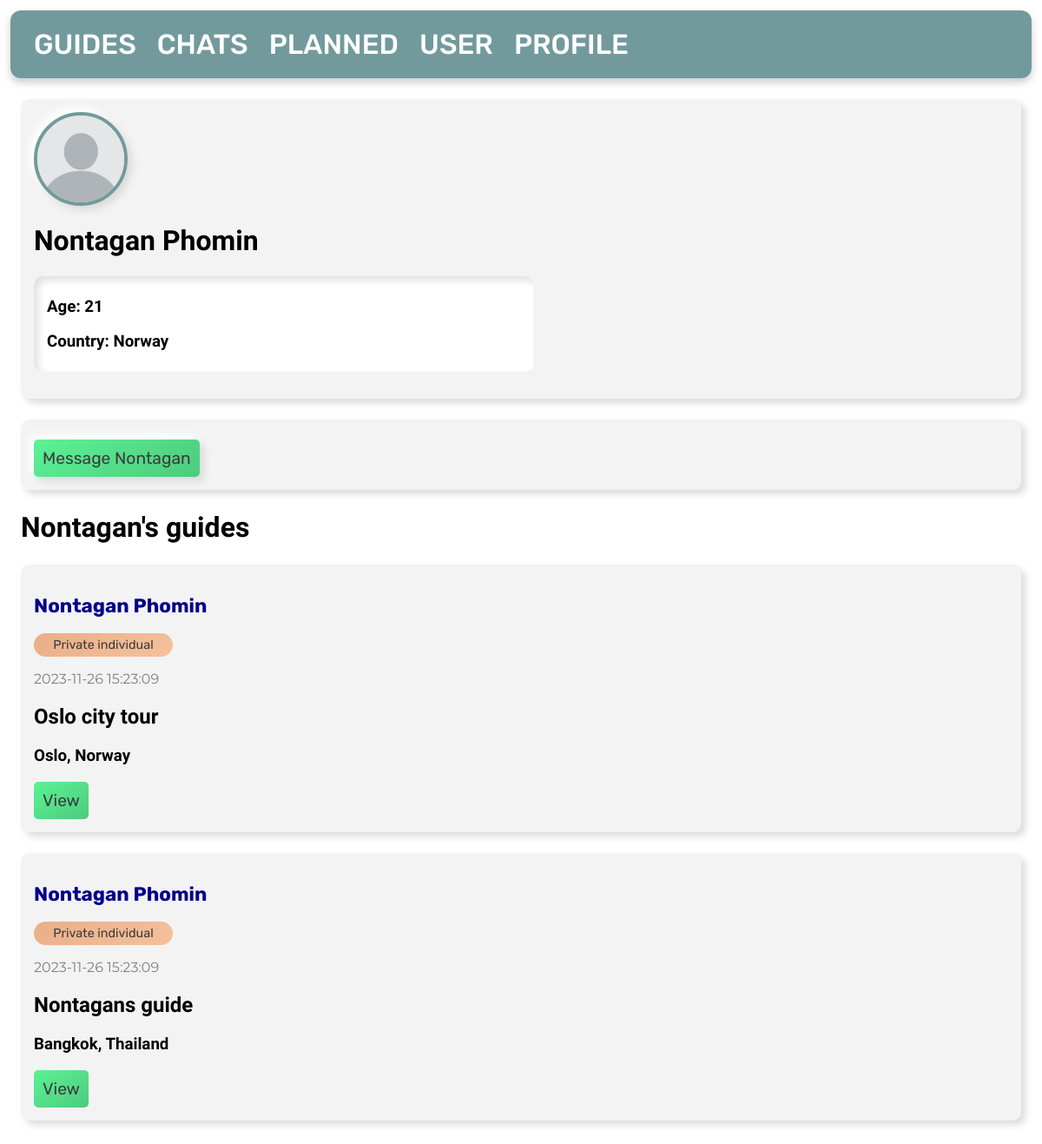
Before: /6/2/profile/ with the older database file.
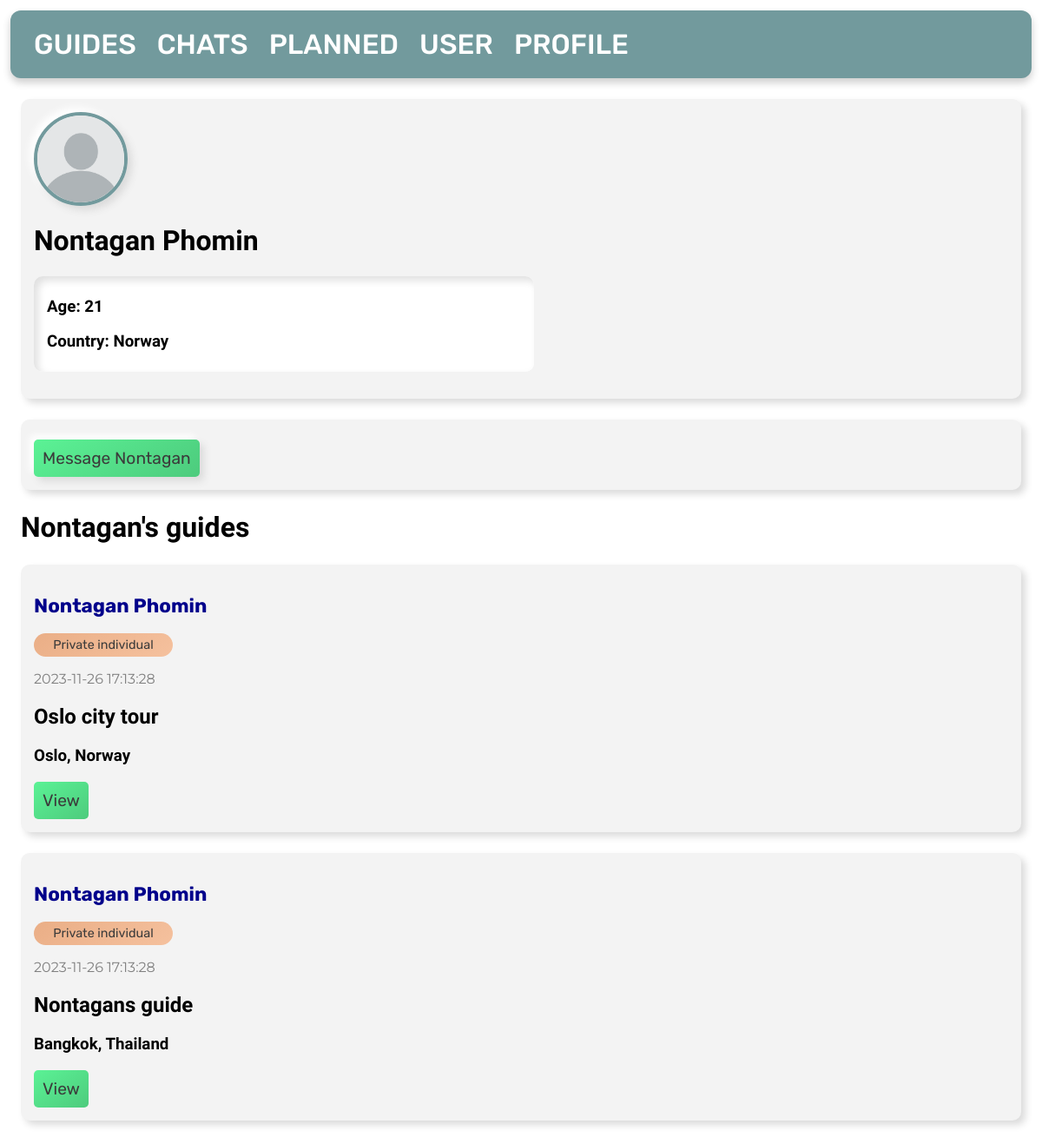
After: the same page with the newer database file.
### tables this page shows
CREATE TABLE posts
(
    id       INTEGER PRIMARY KEY AUTOINCREMENT,
    byUser   INTEGER,
    created  TIMESTAMP NOT NULL DEFAULT CURRENT_TIMESTAMP,
    title    TEXT      NOT NULL,
    content  TEXT      NOT NULL,
    country  TEXT      NOT NULL,
    city     TEXT      NOT NULL,
    language TEXT,
    price    INTEGER   NOT NULL,
    type     TEXT,
    FOREIGN KEY (byUser) REFERENCES user (id)
);

CREATE TABLE user
(
    id        INTEGER PRIMARY KEY AUTOINCREMENT,
    firstname TEXT NOT NULL,
    lastname  TEXT NOT NULL,
    age       INTEGER,
    country   TEXT
);

### app.py (the view)
@app.route('/<int:id>/<int:u>/profile/', methods=('GET', 'POST'))
def viewProfile(id, u):
    db = get_db_connection()
    global user_id
    user = db.execute('SELECT * FROM posts, user WHERE posts.id = ? AND user.id = posts.byUser OR user.id = ?',
                      (id, u,)).fetchone()
    posts = db.execute('SELECT * FROM posts, user WHERE user.id = ? AND posts.byUser = user.id ORDER BY posts.id DESC',
                       (u,)).fetchall()
    image = db.execute('SELECT * FROM images WHERE images.user = ? ORDER BY id DESC LIMIT 1', (u,)).fetchone()
    if request.method == 'POST':
        db.execute('INSERT INTO chat (user1, user2) VALUES (?, ?)',
                   (user_id, u))
        db.commit()
        db.close()
        return redirect(url_for('chat'))
    return render_template('view-profile.html', user=user, posts=posts, image=image)

### app.py (called while the page is built)
def get_db_connection():
    db = sqlite3.connect('database.db')
    db.row_factory = sqlite3.Row
    return db

### templates/view-profile.html
{% extends 'base.html' %}
{% block content %}
    <div class='post'>
        <object class="pp" data="{{ url_for('static', filename=image['img']) }}">
            <img src="{{ url_for('static', filename='placeholder.png') }}" alt="profile picture">
        </object>
        <h1>{{ user['firstname'] }} {{ user['lastname'] }}</h1>
        <div id="textsec">
            <h3>Age: {{ user['age'] }}</h3>
            <h3>Country: {{ user['country'] }}</h3>
        </div>
    </div>
    <div class="post">
        <form method="post">
            <button id="button" type="submit">Message {{ user['firstname'] }}</button>
        </form>
    </div>
    <h1 id="title">{{ user['firstname'] }}'s guides</h1>
    {% for post in posts %}
        <div class='post'>
            <h3>
                <a id="profile"
                   href="{{ url_for('viewProfile', id=post['id'], u=post['byUser']) }}">{{ post['firstname'] }} {{ post['lastname'] }}</a>
            </h3>
            <p id="type">{{ post['type'] }}</p>
            <p id="date">{{ post['created'] }}</p>
            <h2>{{ post['title'] }}</h2>
            <h3>{{ post['city'] }}, {{ post['country'] }}</h3>
            <a href="{{ url_for('view', id=post['id']) }}">View</a>
        </div>
    {% endfor %}
{% endblock %}

Changed rows visible on the page:
changed posts "Oslo city tour": created "2023-11-26 15:23:09" → "2023-11-26 17:13:28"
changed posts "Nontagans guide": created "2023-11-26 15:23:09" → "2023-11-26 17:13:28"
